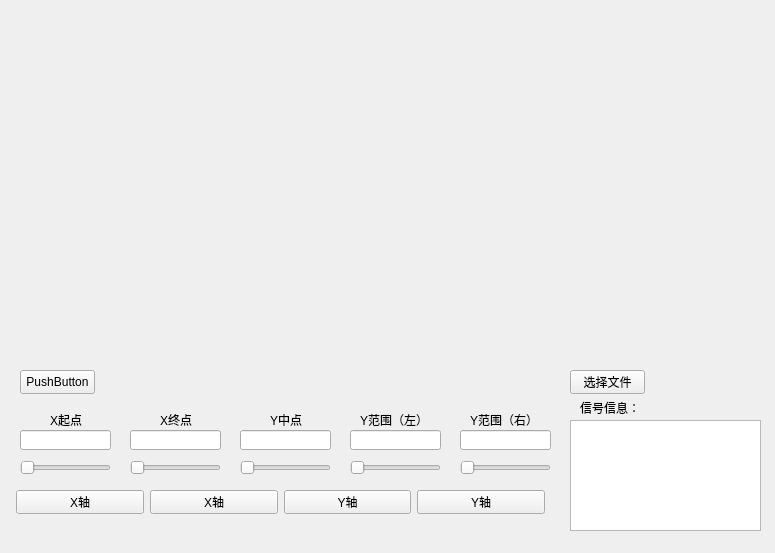
<?xml version="1.0" encoding="UTF-8"?>
<ui version="4.0">
 <class>Form</class>
 <widget class="QWidget" name="Form">
  <property name="geometry">
   <rect>
    <x>0</x>
    <y>0</y>
    <width>775</width>
    <height>553</height>
   </rect>
  </property>
  <property name="windowTitle">
   <string>Form</string>
  </property>
  <widget class="QWidget" name="verticalLayoutWidget">
   <property name="geometry">
    <rect>
     <x>20</x>
     <y>10</y>
     <width>731</width>
     <height>341</height>
    </rect>
   </property>
   <layout class="QVBoxLayout" name="verticalLayout">
    <item>
     <widget class="QWidget" name="plotWidget" native="true">
      <property name="autoFillBackground">
       <bool>true</bool>
      </property>
     </widget>
    </item>
   </layout>
  </widget>
  <widget class="QLabel" name="x_start">
   <property name="geometry">
    <rect>
     <x>50</x>
     <y>410</y>
     <width>32</width>
     <height>20</height>
    </rect>
   </property>
   <property name="text">
    <string>X起点</string>
   </property>
  </widget>
  <widget class="QLabel" name="x_end">
   <property name="geometry">
    <rect>
     <x>160</x>
     <y>410</y>
     <width>32</width>
     <height>20</height>
    </rect>
   </property>
   <property name="text">
    <string>X终点</string>
   </property>
  </widget>
  <widget class="QLabel" name="y_middle_3">
   <property name="geometry">
    <rect>
     <x>270</x>
     <y>410</y>
     <width>32</width>
     <height>20</height>
    </rect>
   </property>
   <property name="text">
    <string>Y中点</string>
   </property>
  </widget>
  <widget class="QLabel" name="y_range_left">
   <property name="geometry">
    <rect>
     <x>360</x>
     <y>410</y>
     <width>71</width>
     <height>20</height>
    </rect>
   </property>
   <property name="text">
    <string>Y范围（左）</string>
   </property>
  </widget>
  <widget class="QLineEdit" name="x_end_edit">
   <property name="geometry">
    <rect>
     <x>130</x>
     <y>430</y>
     <width>91</width>
     <height>20</height>
    </rect>
   </property>
  </widget>
  <widget class="QLineEdit" name="y_range_edit_right">
   <property name="geometry">
    <rect>
     <x>460</x>
     <y>430</y>
     <width>91</width>
     <height>20</height>
    </rect>
   </property>
  </widget>
  <widget class="QLineEdit" name="y_range_edit_left">
   <property name="geometry">
    <rect>
     <x>350</x>
     <y>430</y>
     <width>91</width>
     <height>20</height>
    </rect>
   </property>
  </widget>
  <widget class="QLineEdit" name="x_start_edit">
   <property name="geometry">
    <rect>
     <x>20</x>
     <y>430</y>
     <width>91</width>
     <height>20</height>
    </rect>
   </property>
  </widget>
  <widget class="QLineEdit" name="y_middle_edit">
   <property name="geometry">
    <rect>
     <x>240</x>
     <y>430</y>
     <width>91</width>
     <height>20</height>
    </rect>
   </property>
  </widget>
  <widget class="QLabel" name="y_range_righ">
   <property name="geometry">
    <rect>
     <x>470</x>
     <y>410</y>
     <width>71</width>
     <height>20</height>
    </rect>
   </property>
   <property name="text">
    <string>Y范围（右）</string>
   </property>
  </widget>
  <widget class="QSlider" name="x_start_slider">
   <property name="geometry">
    <rect>
     <x>20</x>
     <y>460</y>
     <width>91</width>
     <height>16</height>
    </rect>
   </property>
   <property name="orientation">
    <enum>Qt::Orientation::Horizontal</enum>
   </property>
  </widget>
  <widget class="QSlider" name="x_end_slider">
   <property name="geometry">
    <rect>
     <x>130</x>
     <y>460</y>
     <width>91</width>
     <height>16</height>
    </rect>
   </property>
   <property name="orientation">
    <enum>Qt::Orientation::Horizontal</enum>
   </property>
  </widget>
  <widget class="QSlider" name="horizontalSlider_3">
   <property name="geometry">
    <rect>
     <x>240</x>
     <y>460</y>
     <width>91</width>
     <height>16</height>
    </rect>
   </property>
   <property name="orientation">
    <enum>Qt::Orientation::Horizontal</enum>
   </property>
  </widget>
  <widget class="QSlider" name="horizontalSlider_4">
   <property name="geometry">
    <rect>
     <x>350</x>
     <y>460</y>
     <width>91</width>
     <height>16</height>
    </rect>
   </property>
   <property name="orientation">
    <enum>Qt::Orientation::Horizontal</enum>
   </property>
  </widget>
  <widget class="QSlider" name="horizontalSlider_5">
   <property name="geometry">
    <rect>
     <x>460</x>
     <y>460</y>
     <width>91</width>
     <height>16</height>
    </rect>
   </property>
   <property name="orientation">
    <enum>Qt::Orientation::Horizontal</enum>
   </property>
  </widget>
  <widget class="QLabel" name="signal_info">
   <property name="geometry">
    <rect>
     <x>580</x>
     <y>400</y>
     <width>71</width>
     <height>16</height>
    </rect>
   </property>
   <property name="text">
    <string>信号信息：</string>
   </property>
  </widget>
  <widget class="QTextEdit" name="textEdit">
   <property name="geometry">
    <rect>
     <x>570</x>
     <y>420</y>
     <width>191</width>
     <height>111</height>
    </rect>
   </property>
   <property name="html">
    <string>&lt;!DOCTYPE HTML PUBLIC &quot;-//W3C//DTD HTML 4.0//EN&quot; &quot;http://www.w3.org/TR/REC-html40/strict.dtd&quot;&gt;
&lt;html&gt;&lt;head&gt;&lt;meta name=&quot;qrichtext&quot; content=&quot;1&quot; /&gt;&lt;meta charset=&quot;utf-8&quot; /&gt;&lt;style type=&quot;text/css&quot;&gt;
p, li { white-space: pre-wrap; }
hr { height: 1px; border-width: 0; }
li.unchecked::marker { content: &quot;\2610&quot;; }
li.checked::marker { content: &quot;\2612&quot;; }
&lt;/style&gt;&lt;/head&gt;&lt;body style=&quot; font-family:'Microsoft YaHei UI'; font-size:9pt; font-weight:400; font-style:normal;&quot;&gt;
&lt;p style=&quot;-qt-paragraph-type:empty; margin-top:0px; margin-bottom:0px; margin-left:0px; margin-right:0px; -qt-block-indent:0; text-indent:0px;&quot;&gt;&lt;br /&gt;&lt;/p&gt;&lt;/body&gt;&lt;/html&gt;</string>
   </property>
  </widget>
  <widget class="QPushButton" name="_main_debug">
   <property name="geometry">
    <rect>
     <x>20</x>
     <y>370</y>
     <width>75</width>
     <height>24</height>
    </rect>
   </property>
   <property name="text">
    <string>PushButton</string>
   </property>
  </widget>
  <widget class="QPushButton" name="get_file_path_btn">
   <property name="geometry">
    <rect>
     <x>570</x>
     <y>370</y>
     <width>75</width>
     <height>24</height>
    </rect>
   </property>
   <property name="text">
    <string>选择文件</string>
   </property>
  </widget>
  <widget class="QPushButton" name="zoomOutYButton">
   <property name="geometry">
    <rect>
     <x>417</x>
     <y>490</y>
     <width>128</width>
     <height>24</height>
    </rect>
   </property>
   <property name="text">
    <string>Y轴</string>
   </property>
  </widget>
  <widget class="QPushButton" name="zoomInYButton">
   <property name="geometry">
    <rect>
     <x>284</x>
     <y>490</y>
     <width>127</width>
     <height>24</height>
    </rect>
   </property>
   <property name="text">
    <string>Y轴</string>
   </property>
  </widget>
  <widget class="QPushButton" name="zoomInXButton">
   <property name="geometry">
    <rect>
     <x>16</x>
     <y>490</y>
     <width>128</width>
     <height>24</height>
    </rect>
   </property>
   <property name="text">
    <string>X轴</string>
   </property>
  </widget>
  <widget class="QPushButton" name="zoomOutXButton">
   <property name="geometry">
    <rect>
     <x>150</x>
     <y>490</y>
     <width>128</width>
     <height>24</height>
    </rect>
   </property>
   <property name="text">
    <string>X轴</string>
   </property>
  </widget>
 </widget>
 <resources/>
 <connections/>
</ui>
